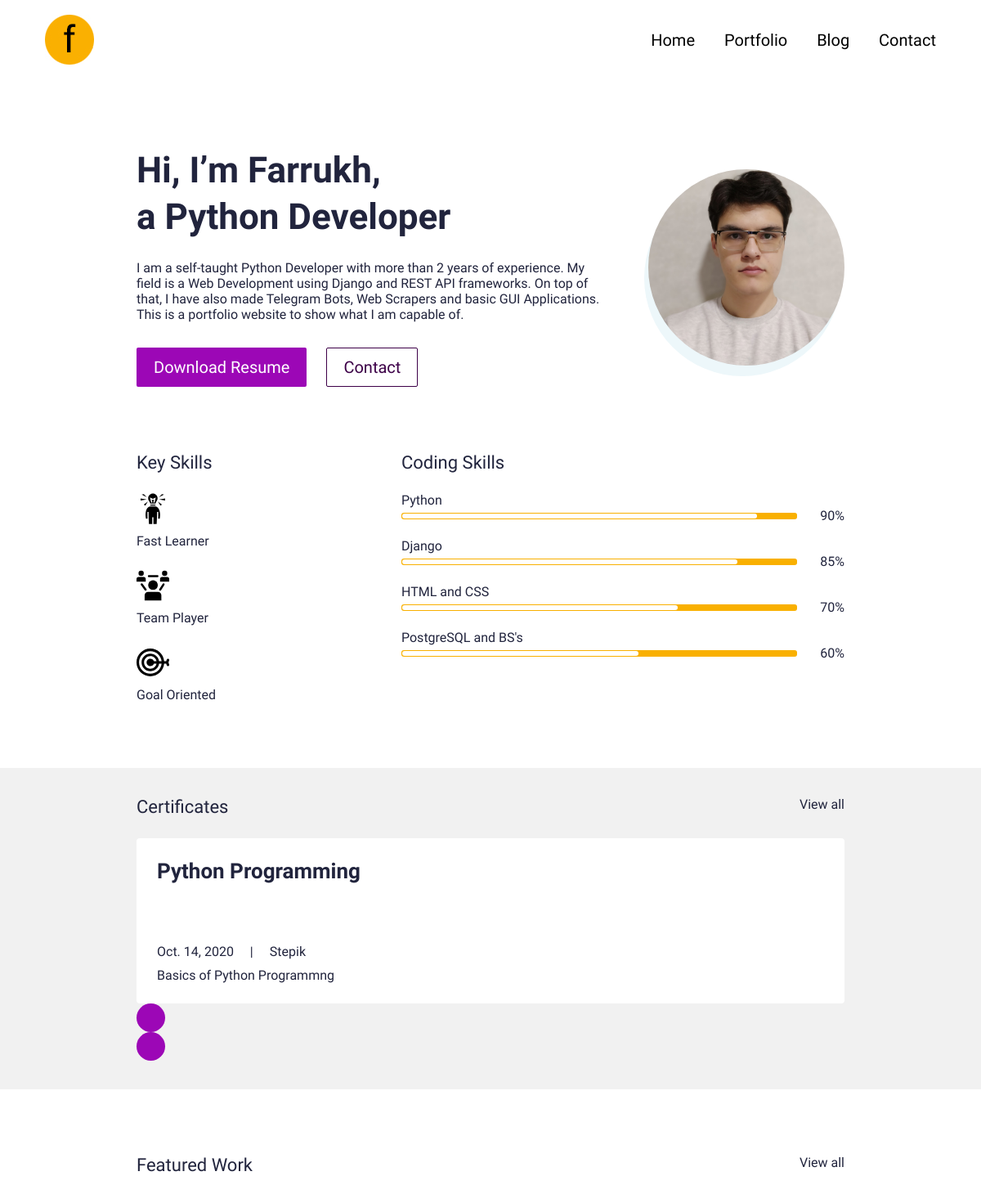
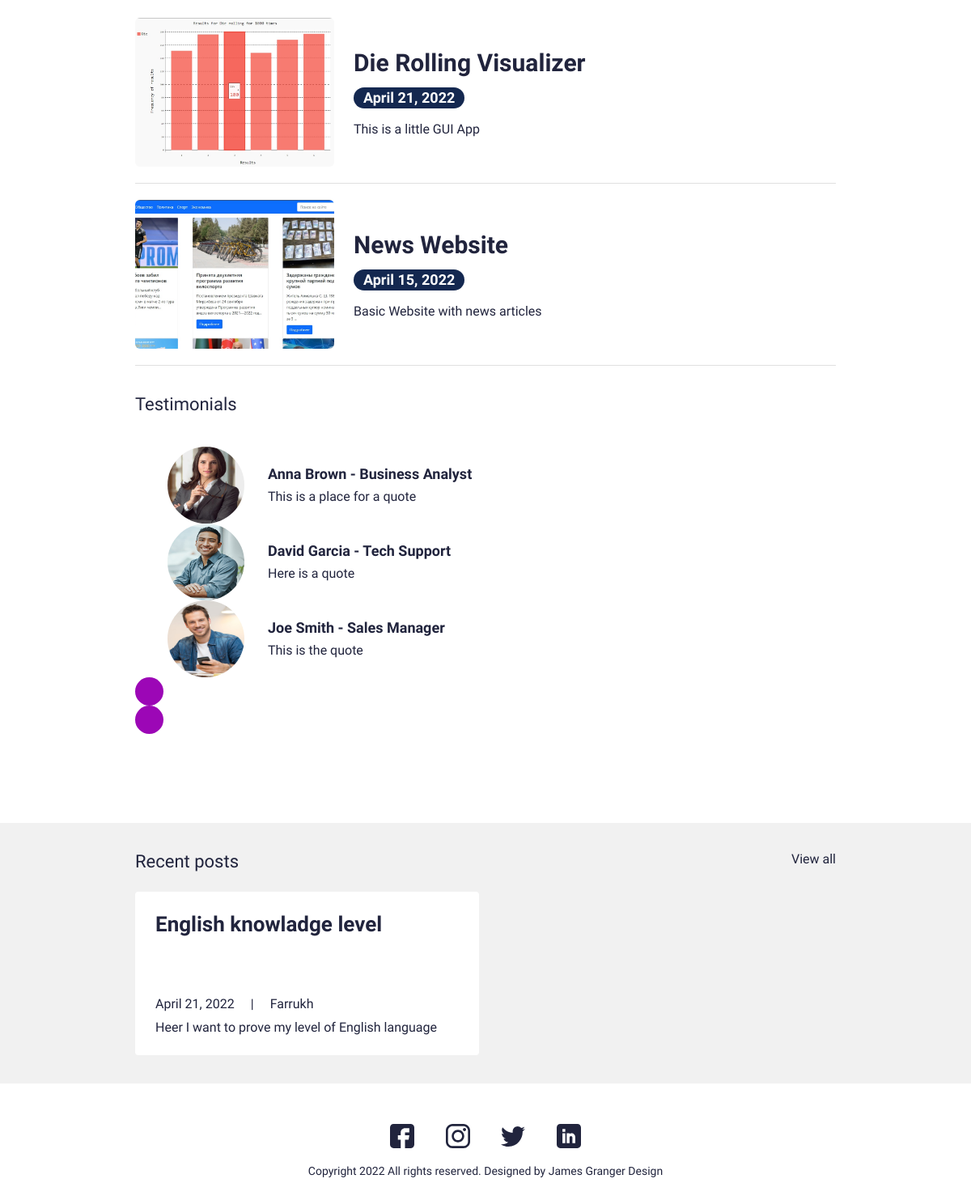
The page / on the database its author committed (2 pictures, top to bottom).
### main/models.py (models this page shows, shortened)
class UserProfile(models.Model):
    class Meta:
        verbose_name = 'User Profile'
        verbose_name_plural = 'User Profiles'
    user = models.OneToOneField(User, on_delete=models.CASCADE)
    avatar = models.ImageField(blank=True, null=True, upload_to="avatar")
    title = models.CharField(max_length=200, blank=True, null=True)
    bio = models.TextField(blank=True, null=True)
    skills = models.ManyToManyField(Skill, blank=True)
    cv = models.FileField(blank=True, null=True, upload_to="cv")

class Skill(models.Model):
	class Meta:
		verbose_name = 'Skill'
		verbose_name_plural = 'Skills'
	name = models.CharField(max_length=20, blank=True, null=True)
	score = models.IntegerField(default=80, blank=True, null=True)
	image = models.FileField(blank=True, null=True, upload_to='skills')
	is_key_skill = models.BooleanField(default=False)

class Certificate(models.Model):
    class Meta:
        verbose_name_plural = 'Certificates'
        verbose_name = 'Certificate'
    date = models.DateTimeField(blank=True, null=True)
    name = models.CharField(max_length=50, blank=True, null=True)
    title = models.CharField(max_length=200, blank=True, null=True)
    description = models.CharField(max_length=500, blank=True, null=True)
    is_active = models.BooleanField(default=True)

class Portfolio(models.Model):
    class Meta:
        verbose_name = 'Portfolio'
        verbose_name_plural = 'Portfolio Profiles'
        ordering = ["name"]
    date = models.DateTimeField(blank=True, null=True)
    name = models.CharField(max_length=200, blank=True, null=True)
    description = models.CharField(max_length=500, blank=True, null=True)
    body = RichTextField(blank=True, null=True)
    image = models.ImageField(blank=True, null=True, upload_to="portfolio")
    slug = models.SlugField(null=True, blank=True)
    is_active = models.BooleanField(default=True)
    def get_absolute_url(self):
        return f"/portfolio/{self.slug}"

class Testimonial(models.Model):
    class Meta:
        verbose_name = 'Testimonial'
        verbose_name_plural = 'Testimonials'
        ordering = ["name"]
    thumbnail = models.ImageField(blank=True, null=True, upload_to="testimonials")
    name = models.CharField(max_length=200, blank=True, null=True)
    role = models.CharField(max_length=200, blank=True, null=True)
    quote = models.CharField(max_length=500, blank=True, null=True)
    is_active = models.BooleanField(default=True)

class Blog(models.Model):
    class Meta:
        verbose_name = 'Blog'
        verbose_name_plural = 'Blog Profiles'
        ordering = ["timestamp"]
    timestamp = models.DateTimeField(auto_now_add=True)
    author = models.CharField(max_length=200, blank=True, null=True)
    name = models.CharField(max_length=200, blank=True, null=True)
    description = models.CharField(max_length=500, blank=True, null=True)
    body = RichTextField(blank=True, null=True)
    slug = models.SlugField(null=True, blank=True)
    image = models.ImageField(blank=True, null=True, upload_to="blog")
    is_active = models.BooleanField(default=True)
    def get_absolute_url(self):
        return f"/blog/{self.slug}"

### main/views.py (the view)
# urls.py: path('', views.IndexViews.as_view(), name='home'),
class IndexViews(generic.TemplateView):
	template_name = 'main/index.html'
	def get_context_data(self, **kwargs):
		context = super().get_context_data(**kwargs)
		testimonials = Testimonial.objects.filter(is_active=True)
		certificates = Certificate.objects.filter(is_active=True)
		blogs = Blog.objects.filter(is_active=True)
		portfolios = Portfolio.objects.filter(is_active=True)
		context['testimonials'] = testimonials
		context['certificates'] = certificates
		context['blogs'] = blogs
		context['portfolios'] = portfolios
		return context

### resume_demo/context_processor.py (called while the page is built)
def project_context(request):
	context = {
		'me': User.objects.first()
	}
	return context

### main/templates/main/index.html (shortened to what this page needs)
{% extends 'main/base.html' %}"
{% load static %}
{% block content %}
<section>
    <div class="bannerSection">
        <div class="container">
            <div class="row g-4 g-md-3  align-items-center">
                <div class="col-md-auto order-md-last">
                    <div class="bannerUserImg">
                        <img src="{{ me.userprofile.avatar.url }}" alt="...">
                    </div>
                </div>
                <div class="col-md">
                    <div class="bannerContent">
                        <h1 class="xlTitle pb-3">Hi, I’m {{ me.first_name|title }}, <br> a {{ me.userprofile.title }}</h1>
                        <p>{{ me.userprofile.bio }}</p>
                        <div class="bannerBtnCol">
                            <div class="row">
                                <div class="col-auto">
                                    <a download href="{{ me.userprofile.cv.url }}" class="btn btnPrimary">Download Resume</a>
                                </div>
                                <div class="col-auto">
                                    <a href="{% url 'main:contact' %}" class="btn btnOutline">Contact</a>
                                </div>
                            </div>
                        </div>
                    </div>
                </div>
            </div>
        </div>
    </div>
</section>
<section>
    <div class="sectionSpace pt-0">
        <div class="container">
            <div class="row">
                <div class="col-md-auto">
                    <div class="keySkillCol">
                        <h4 class="smTitle pb-3">Key Skills</h4>
                        {% for sk in me.userprofile.skills.all %}
                        {% if sk.is_key_skill %}
                        <div class="keySkillCard">
                            {% if sk.image %}
                            <div class="ksIconCol">
                                <img src="{{sk.image.url}}" alt="..." width="40" , height="40">
                            </div>
                            {% endif %}
                            <span class="ksText">{{sk.name}}</span>
                        </div>
                        {% endif %}
                        {% endfor %}
                    </div>
                </div>
                <div class="col-md">
                    <h4 class="smTitle pb-3">Coding Skills</h4>
                    <div class="progressCol">
                        <div class="progressCard">
                            {% for sk in me.userprofile.skills.all %}
                            {% if not sk.is_key_skill %}
                            <div class="progressCol">
                                <span class="progressLbl">{{sk.name}}</span>
                                <div class="row g-2 align-items-center">
                                    <div class="col">
                                        <div class="progress progressStyle">
                                            <div class="progress-bar" role="progressbar" style="width: {{sk.score}}%" aria-valuenow="{{sk.score}}" aria-valuemin="0" aria-valuemax="100"></div>
                                        </div>
                                    </div>
                                    <div class="col-auto">
                                        <span class="pLbl">{{sk.score}}%</span>
                                    </div>
                                </div>
                            </div>
                            {% endif %}
                            {% endfor %}
                        </div>
                    </div>
                </div>
            </div>
        </div>
    </div>
</section>
<section>
    <div class="sectionSpaceSm lightBg">
        <div class="container">
            <div class="row pb-3">
                <div class="col">
                    <h4 class="smText regular">Certificates</h4>
                </div>
                <div class="col-auto">
                    <a href="javascript:void(0)" class="simpleLink">View all</a>
                </div>
            </div>
            <div class="sliderOuter">
                <div class="swiper certificatesSlider">
                    <div class="swiper-wrapper">
                        {% for c in certificates %}
                        {% if c.is_active %}
                        <div class="swiper-slide">
                            <div class="cardStyle1">
                                <h4 class="mdTitle cs1Title">
                                    <a href="javascript:void(0)">{{ c.name }}</a>
                                </h4>
                                <ul class="cardOptionCol">
                                    <li>{{ c.date.date }}</li>
                                    <li>{{ c.title }}</li>
                                </ul>
                                <p>{{ c.description }}</p>
                            </div>
                        </div>
                        {% endif %}
                        {% endfor %}
                    </div>
                </div>
                <div class="cert-swiper-button-next swiper-button-next swiperBtnStyle"></div>
                <div class="cert-swiper-button-prev swiper-button-prev swiperBtnStyle"></div>
            </div>
        </div>
    </div>
</section>
<section>
    <div class="sectionSpace">
        <div class="container">
            <div class="portfolioCol">
                <div class="row pb-3">
                    <div class="col">
                        <h4 class="smText regular">Featured Work</h4>
                    </div>
                    <div class="col-auto">
                        <a href="{% url 'main:portfolios' %}" class="simpleLink">View all</a>
                    </div>
                </div>
                {% for p in portfolios %}
                {% if p.is_active %}
                <div class="portfolioCard">
                    <div class="row g-4 align-items-center">
                        <div class="col-md-auto">
                            <div class="portfolioImgCol">
                                <a href="{{ p.get_absolute_url }}"><img src="{{ p.image.url }}" alt="..."></a>
                            </div>
                        </div>
                        <div class="col-md">
                            <div class="portfolioContentCol">
                                <h4 class="lgTitle"><a href="javascript:void(0)">{{ p.name }}</a></h4>
                                <ul class="portfolioOption">
                                    <li><span class="dateLbl">{{ p.date.date }}</span></li>
                                </ul>
                                <p>{{ p.description }}</p>
                            </div>
                        </div>
                    </div>
                </div>
                {% endif %}
                {% endfor %}
            </div>
            <div class="testimonialCol">
                <h4 class="smText regular d-block">Testimonials</h4>
                <div class="testimonialSlider">
                    <div class="swiper testimonialSwiper">
                        <div class="swiper-wrapper">
                            {% for t in testimonials %}
                            {% if t.is_active %}
                            <div class="swiper-slide">
                                <div class="testimonialCard">
                                    <div class="row align-items-center">
                                        <div class="col-sm-auto">
                                            <div class="tImgCol">
                                                <img src="{{ t.thumbnail.url }}" alt="...">
                                            </div>
                                        </div>
                                        <div class="col-sm">
                                            <div class="tContentCol">
                                                <h4 class="xsTitle bold">{{ t.name|title }} - {{ t.role }}</h4>
                                                <p>{{ t.quote }}</p>
                                            </div>
                                        </div>
                                    </div>
                                </div>
                            </div>
                            {% endif %}
                            {% endfor %}
                        </div>
                        <div class="test-swiper-button-next swiper-button-next swiperBtnStyle"></div>
                        <div class="test-swiper-button-prev swiper-button-prev swiperBtnStyle"></div>
                    </div>
                </div>
            </div>
        </div>
    </div>
</section>
<section>
    <div class="sectionSpaceSm lightBg">
        <div class="container">
            <div class="row pb-3">
                <div class="col">
                    <h4 class="smText regular">Recent posts</h4>
                </div>
                <div class="col-auto">
                    <a href="{% url 'main:blogs' %}" class="simpleLink">View all</a>
                </div>
            </div>
            <div class="row g-3">
                {% for b in blogs %}
                {% if b.is_active %}
                <div class="col-lg-6">
                    <div class="cardStyle1">
                        <h4 class="mdTitle cs1Title"><a href="{{ b.get_absolute_url }}">{{ b.name }}</a></h4>
                        <ul class="cardOptionCol">
                            <li>{{ b.timestamp.date }}</li>
                            <li>{{ b.author }}</li>
                        </ul>
                        <p>{{ b.description }}</p>
                    </div>
                </div>
                {% endif %}
                {% endfor %}
            </div>
        </div>
    </div>
</section>
{% endblock %}

### main/templates/main/base.html (shortened to what this page needs)
{% load static %}
<!doctype html>
<html lang="en">
<head>
    <link href="{% static 'css/bootstrap.min.css' %}" rel="stylesheet">
    <link rel="stylesheet" href="https://unpkg.com/swiper@7.0.5/swiper-bundle.min.css">
    <link href="{% static 'css/style.css' %}" rel="stylesheet">
</head>
<body>
    {% include 'main/partials/nav.html' %}
    {% block content %}{% endblock %}
    {% include 'main/partials/footer.html' %}
</body>
</html>

### main/templates/main/partials/nav.html (shortened to what this page needs)
{% load static %}
<header>
    <div class="headerCol">
        <div class="container-fluid">
            <div class="row align-items-center">
                <div class="col-auto">
                    <div class="logoCol"><a href="{% url 'main:home' %}"><img src="{% static 'images/logo2.jpg' %}" alt="..."></a></div>
                </div>
                <div class="col">
                    <div class="navCollapseCol">
                        <div class="navCol">
                            <ul>
                                <li><a href="{% url 'main:home' %}">Home</a></li>
                                <li><a href="{% url 'main:portfolios' %}">Portfolio</a></li>
                                <li><a href="{% url 'main:blogs' %}">Blog</a></li>
                                <li><a href="{% url 'main:contact' %}">Contact</a></li>
                            </ul>
                        </div>
                    </div>
                </div>
            </div>
        </div>
    </div>
</header>

### main/templates/main/partials/footer.html
{% load static %}
<footer>
    <div class="footerCol">
        <div class="container">
            <ul class="socialCol">
                <li><a href="javascript:void(0)"><img src="{% static 'images/fb.svg' %}" alt="..."></a></li>
                <li><a href="javascript:void(0)"><img src="{% static 'images/insta.svg' %}" alt="..."></a></li>
                <li><a href="javascript:void(0)"><img src="{% static 'images/twitter.svg' %}" alt="..."></a></li>
                <li><a href="javascript:void(0)"><img src="{% static 'images/linkedin.svg' %}" alt="..."></a></li>
            </ul>
            <div class="copyrightCol">
                <p>Copyright {% now 'Y' %} All rights reserved. Designed by <a href="https://jamesgrangerdesign.co.uk/" target="_blank">James Granger Design</a></p>
            </div>
        </div>
    </div>
</footer>

### rows shown on the page
Skill: image (picture), name "Fast Learner"
Skill: image (picture), name "Team Player"
Skill: image (picture), name "Goal Oriented"
Skill: name "Python", score "90"
Skill: name "Django", score "85"
Skill: name "HTML and CSS", score "70"
Skill: name "PostgreSQL and BS's", score "60"
Certificate: name "Python Programming", date "Oct. 14, 2020", title "Stepik", description "Basics of Python Programmng"
Portfolio: image (picture), name "Die Rolling Visualizer", date "April 21, 2022", description "This is a little GUI App"
Portfolio: image (picture), name "News Website", date "April 15, 2022", description "Basic Website with news articles"
Testimonial: thumbnail (picture), name "Anna Brown", role "Business Analyst", quote "This is a place for a quote"
Testimonial: thumbnail (picture), name "David Garcia", role "Tech Support", quote "Here is a quote"
Testimonial: thumbnail (picture), name "Joe Smith", role "Sales Manager", quote "This is the quote"
Blog: name "English knowladge level", timestamp "April 21, 2022", author "Farrukh", description "Heer I want to prove my level of English language"

### other values the page prints
{{ me.first_name|title }} "Farrukh"
{{ me.userprofile.title }} "Python Developer"
